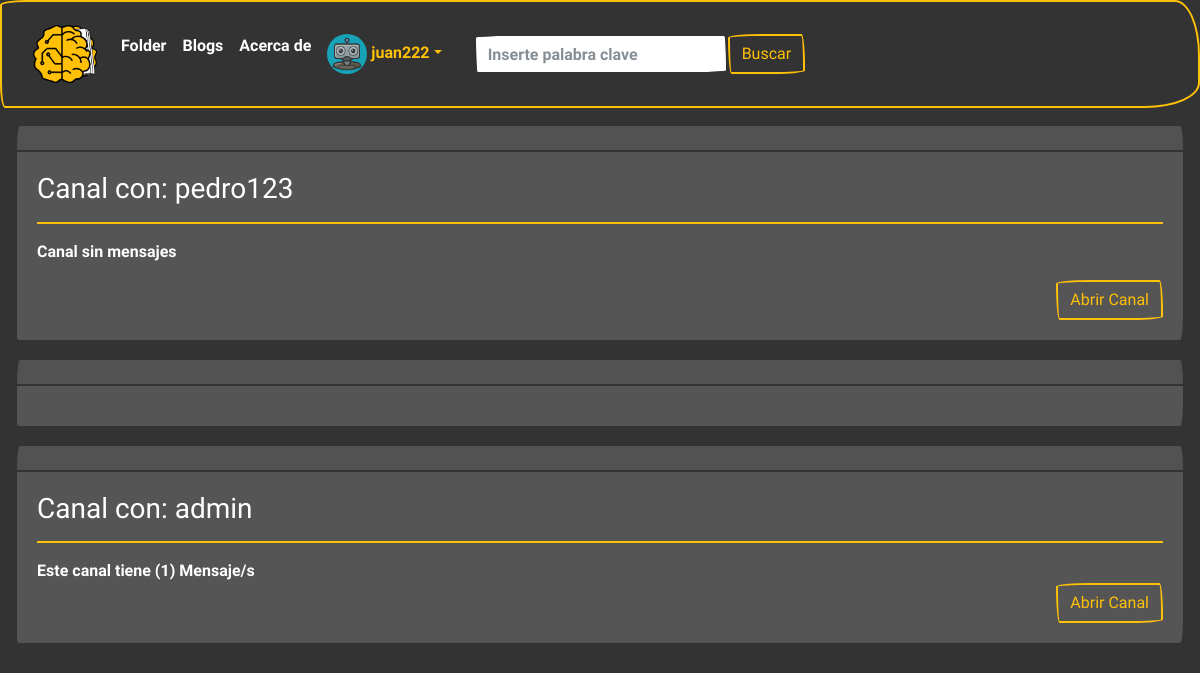
The page /mensajes/ (signed in) on the database its author committed.
### accounts/models.py (models this page shows, shortened)
class Profile(models.Model):
    user = models.OneToOneField(
        User, on_delete=models.CASCADE, related_name='profile')
    image = models.ImageField(
        upload_to='users', default='users/robot_avatar.png', null=True, blank=True)
    location = models.CharField(max_length=100, null=True, blank=True)
    bio = models.TextField(max_length=300, null=True, blank=True)
    interests = models.ManyToManyField(
        Interest, verbose_name='Intereses')
    class Meta:
        verbose_name = 'Perfil'
        verbose_name_plural = 'Perfiles'
        ordering = ['-id']

### Dm/models.py (models this page shows)
class ModelBase(models.Model):
    id = models.UUIDField(default=uuid.uuid4,
                          primary_key=True, db_index=True, editable=False)
    tiempo = models.DateTimeField(auto_now_add=True)
    actualizar = models.DateTimeField(auto_now=True)
    class Meta:
        abstract = True

class Canal(ModelBase):
    usuarios = models.ManyToManyField(User, blank=True, through=CanalUsuario)
    objects = CanalManager()

class CanalUsuario(ModelBase):
    canal = models.ForeignKey("Canal", null=True, on_delete=models.SET_NULL)
    usuario = models.ForeignKey(User, on_delete=models.CASCADE)

### Dm/views.py (the view)
# urls.py: path("", Inbox.as_view(), name="inbox"),
class Inbox(View):
	def get(self, request):
		inbox = Canal.objects.filter(canalusuario__usuario__in=[request.user.id])
		context = {
			"inbox":inbox
		}
		return render(request, 'inbox.html', context)

### Dm/models.py (called while the page is built)
    def get_queryset(self, *args, **kwargs):
        return CanalQuerySet(self.model, using=self._db)

### templates/inbox.html (shortened to what this page needs)
{% extends 'base.html' %}
{% block contenido %}
{% for inbox in inbox %}
<div class="container-fluid ">
	<div class="card bg-dark border-secoundary text-white mb-3">
		<div class="card-header"></div>
		<div class="card-body">
			{% for second_user in inbox.canalusuario_set.all %}
			{% if second_user.usuario == request.user %}
			{% else %}
			<h3>Canal con: {{second_user.usuario}}
			</h3>
			<hr>
			{% if inbox.canalmensaje_set.count != 0 %}
			<div class="div_ms_inbox">
				{% with ultimo_mensaje=inbox.canalmensaje_set.last %}
				Este canal tiene ({{inbox.canalmensaje_set.count}}) Mensaje/s
				{% endwith %}
			</div>
			{% else %}
			<p>
				Canal sin mensajes
			</p>
			{% endif %}
			<div class="d-flex justify-content-end">
				<a class='btn btn-outline-warning' href="{% url 'detailms' second_user.usuario.username %}">
					Abrir Canal
				</a>
			</div>
			{% endif %}
			{% endfor %}
		</div>
	</div>
</div>
</div>
{% endfor %}
{% endblock %}

### templates/base.html (shortened to what this page needs)
<!DOCTYPE html>
<html lang="es">
<head>
    {% load static %}
    <link rel="stylesheet" href="https://cdn.jsdelivr.net/npm/bootswatch@4.5.2/dist/sketchy/bootstrap.min.css"
>
</head>
<body>
    <header>
        <nav class="navbar navbar-expand-lg navbar-dark bg-primary border-warning">
            <div class="container-fluid">
                <a class="navbar-brand" href="{%url 'explore'%}"><img style="width:4rem;margin:0px"
                        src="{%static 'img/aifolder.png'%}" alt="" srcset=""></a>
                <div class="collapse navbar-collapse" id="navbarColor01">
                    <ul class="navbar-nav me-auto">
                        <li class="nav-item">
                            <a class="nav-link" href="{%url 'explore'%}">Folder</a>
                        </li>
                        <li class="nav-item">
                            <a class="nav-link" href="{%url 'blog'%}">Blogs</a>
                        </li>
                        <li class="nav-item">
                            <a class="nav-link" href="{%url 'about'%}">Acerca de</a>
                        </li>
                        {% if user.is_authenticated %}
                        <li class="nav-item dropdown">
                            <a class="nav-link dropdown-toggle text-warning" data-bs-toggle="dropdown" href="#"
                                role="button" aria-haspopup="true" aria-expanded="false">
                                {% if user.profile.image %}
                                <img style="width:40px" class="bg-info rounded-circle" src="{{user.profile.image.url}}"
                                    alt="" srcset="">
                                {% endif %}
                                {{user}}</a>
                        </li>
                        {% endif %}
                    </ul>
                    <form class="d-flex" action="{% url 'search' %}" method="GET">
                        <div class="form">
                            <div class="d-flex m-4">
                                <input type="text" class="form-control" id="claves" name="claves"
                                    placeholder="Inserte palabra clave" required><button
                                    class="btn btn-outline-warning text-secoundary my-2 my-sm-0" type="submit"
                                    class="btn btn-primary">Buscar</button>
                            </div>
                        </div>
                    </form>
                </div>
            </div>
        </nav>
    </header>
    <main>
        <div style="margin-top: 1rem">
            {% block contenido %}
            {% endblock contenido %}
    </main>
</body>
</html>

### templates/base.html (style rules this page uses)
body { margin: 0px; border: 0px; padding: 0px; background: #333333; }
hr { background: #ffc007; border: #ffc007; border-color: #ffc007; border-width: 1.5px; border-style: solid; }

### rows shown on the page
CanalUsuario: usuario "pedro123", shows "Canal sin mensajes"
Canal: canalmensaje_set.count "1"
CanalUsuario: usuario "admin"

### other values the page prints
{{ user }} "juan222"
